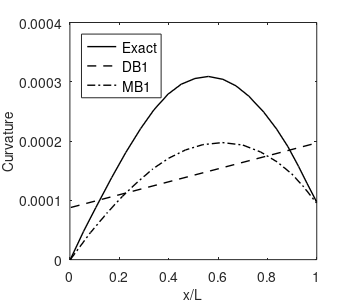
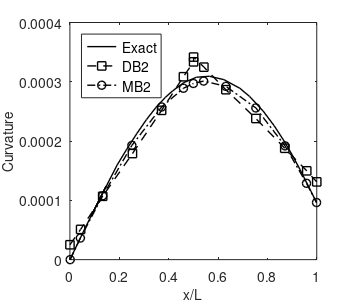

Here is the MATLAB script that generated these plots, in order:
clear;clc;
%% 1 element
exact = csvread('exact.csv');
displ = csvread('displ.csv');
mixed = csvread('mixed.csv');

hfig=figure;
plot(exact(:,1),exact(:,2),'k-','LineWidth',1.0)
hold on
plot(displ(:,1),displ(:,2),'k--','LineWidth',1.0)
plot(mixed(:,1),mixed(:,2),'k-.','LineWidth',1.0)

legend({'Exact','DB1','MB1'},'FontSize',10)
legend('Location','northwest')
xlabel('x/L','FontSize',10) 
ylabel('Curvature','FontSize',10)
xlim([0 1])
ylim([0 0.0004])
set(gca,'XTick',(0:0.2:1))
set(gca,'YTick',(0:0.0001:0.0004))
set(gca,'FontSize',10)
% save figure
figWidth=3.5;
figHeight=3;
set(hfig,'PaperUnits','inches');
set(hfig,'PaperPosition',[0 0 figWidth figHeight]);
fileout=('test1.');
print(hfig,[fileout,'tif'],'-r800','-dtiff');
%% 2 elements
exact2 = csvread('exact2.csv');
displ2 = csvread('displ2.csv');
mixed2 = csvread('mixed2.csv');

hfig=figure;
plot(exact2(:,1),exact2(:,2),'k-','LineWidth',1.0)
hold on
plot(displ2(:,1),displ2(:,2),'ks--','LineWidth',1.0)
plot(mixed2(:,1),mixed2(:,2),'ko-.','LineWidth',1.0)

legend({'Exact','DB2','MB2'},'FontSize',10)
legend('Location','northwest')
xlabel('x/L','FontSize',10) 
ylabel('Curvature','FontSize',10)
xlim([0 1])
ylim([0 0.0004])
set(gca,'XTick',(0:0.2:1))
set(gca,'YTick',(0:0.0001:0.0004))
set(gca,'FontSize',10)
% save figure
figWidth=3.5;
figHeight=3;
set(hfig,'PaperUnits','inches');
set(hfig,'PaperPosition',[0 0 figWidth figHeight]);
fileout=('test2.');
print(hfig,[fileout,'tif'],'-r800','-dtiff');